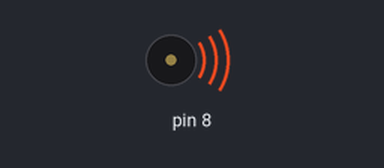
The sketch below on a simulated Arduino Uno, built with avr-gcc and run on an emulated ATmega328P. Shown: buzzer (waves = sounding).

Above: at 0.02 s.
Timing chart, 0 to 3.0 s (numbered marks = the images above):
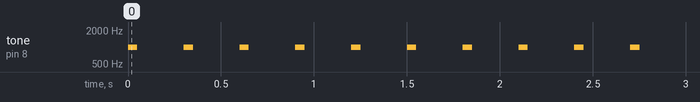

The sketch:

test-code.ino
```cpp
void setup() {}
void loop() { tone(8, 1000, 50); delay(300); }
```

Measured:
- by itself, tone on pin 8: alternates 1000 Hz for 0.05 s and silent for 0.25 s
